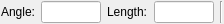
<?xml version="1.0" encoding="UTF-8"?>
<ui version="4.0">
 <class>Ui_LineRelAngleOptions</class>
 <widget class="QWidget" name="Ui_LineRelAngleOptions">
  <property name="geometry">
   <rect>
    <x>0</x>
    <y>0</y>
    <width>224</width>
    <height>24</height>
   </rect>
  </property>
  <property name="sizePolicy">
   <sizepolicy hsizetype="MinimumExpanding" vsizetype="Preferred">
    <horstretch>0</horstretch>
    <verstretch>0</verstretch>
   </sizepolicy>
  </property>
  <property name="minimumSize">
   <size>
    <width>200</width>
    <height>22</height>
   </size>
  </property>
  <property name="maximumSize">
   <size>
    <width>280</width>
    <height>32767</height>
   </size>
  </property>
  <property name="windowTitle">
   <string>Line Relative Angle Options</string>
  </property>
  <layout class="QHBoxLayout">
   <property name="leftMargin">
    <number>1</number>
   </property>
   <property name="topMargin">
    <number>1</number>
   </property>
   <property name="rightMargin">
    <number>1</number>
   </property>
   <property name="bottomMargin">
    <number>1</number>
   </property>
   <item>
    <widget class="QLabel" name="lAngle">
     <property name="sizePolicy">
      <sizepolicy hsizetype="Preferred" vsizetype="Fixed">
       <horstretch>0</horstretch>
       <verstretch>0</verstretch>
      </sizepolicy>
     </property>
     <property name="text">
      <string>Angle:</string>
     </property>
     <property name="wordWrap">
      <bool>false</bool>
     </property>
    </widget>
   </item>
   <item>
    <widget class="QLineEdit" name="leAngle">
     <property name="sizePolicy">
      <sizepolicy hsizetype="Preferred" vsizetype="Fixed">
       <horstretch>0</horstretch>
       <verstretch>0</verstretch>
      </sizepolicy>
     </property>
     <property name="toolTip">
      <string>Line angle</string>
     </property>
    </widget>
   </item>
   <item>
    <widget class="QLabel" name="lLength">
     <property name="sizePolicy">
      <sizepolicy hsizetype="Preferred" vsizetype="Fixed">
       <horstretch>0</horstretch>
       <verstretch>0</verstretch>
      </sizepolicy>
     </property>
     <property name="text">
      <string>Length:</string>
     </property>
     <property name="wordWrap">
      <bool>false</bool>
     </property>
    </widget>
   </item>
   <item>
    <widget class="QLineEdit" name="leLength">
     <property name="sizePolicy">
      <sizepolicy hsizetype="Preferred" vsizetype="Fixed">
       <horstretch>0</horstretch>
       <verstretch>0</verstretch>
      </sizepolicy>
     </property>
     <property name="toolTip">
      <string>Length of line</string>
     </property>
    </widget>
   </item>
   <item>
    <widget class="Line" name="sep1">
     <property name="sizePolicy">
      <sizepolicy hsizetype="Fixed" vsizetype="Minimum">
       <horstretch>0</horstretch>
       <verstretch>0</verstretch>
      </sizepolicy>
     </property>
     <property name="frameShape">
      <enum>QFrame::VLine</enum>
     </property>
     <property name="frameShadow">
      <enum>QFrame::Sunken</enum>
     </property>
    </widget>
   </item>
   <item>
    <spacer name="horizontalSpacer">
     <property name="orientation">
      <enum>Qt::Horizontal</enum>
     </property>
     <property name="sizeHint" stdset="0">
      <size>
       <width>0</width>
       <height>20</height>
      </size>
     </property>
    </spacer>
   </item>
  </layout>
 </widget>
 <layoutdefault spacing="6" margin="11"/>
 <resources/>
 <connections>
  <connection>
   <sender>leAngle</sender>
   <signal>textChanged(QString)</signal>
   <receiver>Ui_LineRelAngleOptions</receiver>
   <slot>updateAngle(QString)</slot>
   <hints>
    <hint type="sourcelabel">
     <x>20</x>
     <y>20</y>
    </hint>
    <hint type="destinationlabel">
     <x>20</x>
     <y>20</y>
    </hint>
   </hints>
  </connection>
  <connection>
   <sender>leLength</sender>
   <signal>textChanged(QString)</signal>
   <receiver>Ui_LineRelAngleOptions</receiver>
   <slot>updateLength(QString)</slot>
   <hints>
    <hint type="sourcelabel">
     <x>20</x>
     <y>20</y>
    </hint>
    <hint type="destinationlabel">
     <x>20</x>
     <y>20</y>
    </hint>
   </hints>
  </connection>
 </connections>
 <slots>
  <slot>updateAngle(QString)</slot>
  <slot>updateLength(QString)</slot>
 </slots>
</ui>
